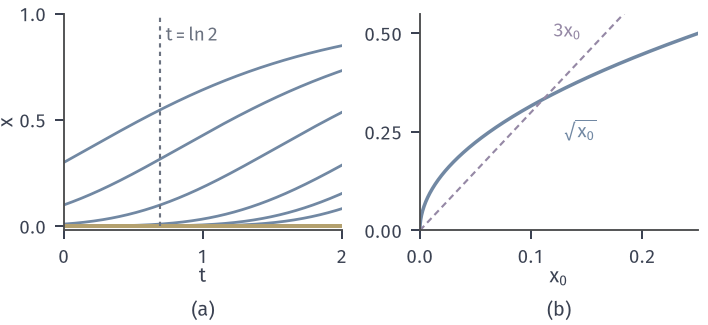

Here is the Python script that generated this plot:
from pathlib import Path
import sys
sys.path.insert(0, str(Path(__file__).resolve().parents[1]/"odesens-common"))
from common import *
HERE = Path(__file__).resolve().parent
# 目标：x'=-x ln x（x>0）解唯一，x(t)=x0^{exp(-t)}，初值依赖连续但不 Lipschitz。
fig, axes = figure(width_mm=100, height_mm=46, ncols=2)
panel(fig, .09, .985, .955, .29, .28)
ax = axes[0]; t = np.linspace(0, 2, 401)
for x0 in (1e-8, 1e-6, 1e-4, 1e-2, .1, .3):
    ax.plot(t, x0**np.exp(-t), color=BLUE, lw=1.1)
ax.plot(t, 0*t, color=YELLOW, lw=1.6); ax.vlines(np.log(2), 0, 1, color=MUTED, lw=.85, ls=(0, (2, 2)))
ax.text(np.log(2)+.04, .94, '$t=\\ln 2$', color=MUTED, fontsize=7.5, va='top')
ax.set_xlim(0, 2); ax.set_ylim(-.02, 1); ax.set_xticks([0, 1, 2]); ax.set_yticks([0, .5, 1]); ax.set_xlabel('$t$', labelpad=0); ax.set_ylabel('$x$', labelpad=1)
ax = axes[1]; x0 = np.linspace(0, .25, 1001)
ax.plot(x0, np.sqrt(x0), color=BLUE, lw=1.4); ax.plot(x0, 3*x0, color=PURPLE, lw=.85, ls=(0, (3, 2)))
ax.text(.145, .49, '$3x_0$', color=PURPLE, fontsize=7.5, ha='right')
ax.text(.13, .28, '$\\sqrt{x_0}$', color=BLUE, fontsize=7.5, va='top', ha='left')
ax.set_xlim(0, .25); ax.set_ylim(0, .55); ax.set_xticks([0, .1, .2]); ax.set_yticks([0, .25, .5]); ax.set_xlabel('$x_0$', labelpad=0)
tags(fig, axes)
save(fig, HERE, 'figure', {'equation': "x'=-x ln x", 'flow': 'x0^(exp(-t))'})
